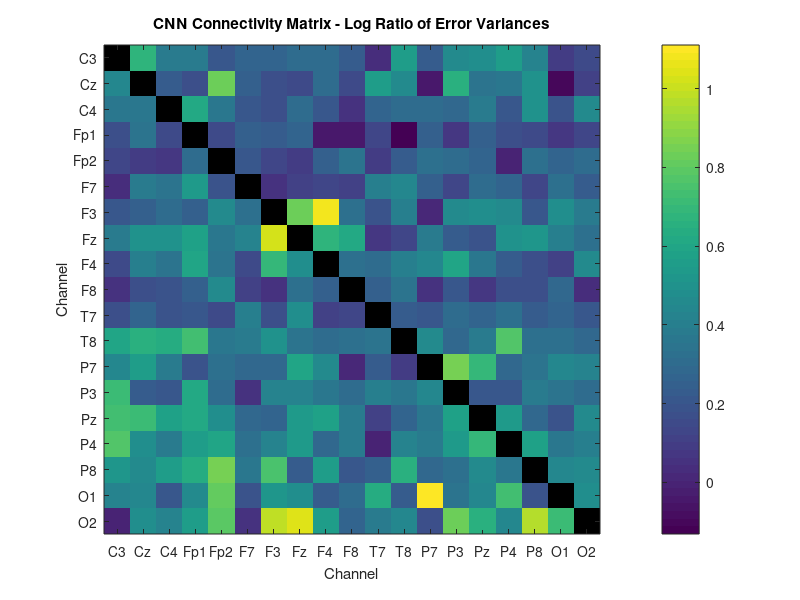

Reproduce this figure in MATLAB.
function connectivityMatrix = ConnectivityMatrixHelper()
   
    connectivityMatrix = [NaN	0.672691822052002	0.375444978475571	0.391643315553665	0.210062071681023	0.257877051830292	0.261681377887726	0.302947461605072	0.303413331508637	0.231036111712456	0.0378220863640308	0.560155987739563	0.223284497857094	0.465746641159058	0.471402555704117	0.550737082958221	0.427366793155670	0.100904725492001	0.154767721891403
0.443470120429993	NaN	0.222457528114319	0.166910901665688	0.823762714862824	0.249705389142036	0.173429802060127	0.141304478049278	0.309616118669510	0.157750621438026	0.563375949859619	0.451544791460037	-0.0387048795819283	0.657719016075134	0.344195276498795	0.365592330694199	0.509316802024841	-0.107008911669254	0.119902186095715
0.355425596237183	0.359020978212357	NaN	0.610317885875702	0.355797559022903	0.201846659183502	0.176306724548340	0.307455062866211	0.206230685114861	0.0553958341479301	0.265635579824448	0.312763631343842	0.306129813194275	0.293430507183075	0.374957263469696	0.199713602662087	0.494318693876267	0.188094601035118	0.453679621219635
0.167788907885551	0.336111724376678	0.155118942260742	NaN	0.143970057368279	0.253315031528473	0.224594652652740	0.265469014644623	-0.0527550652623177	-0.0449261963367462	0.133529558777809	-0.131377041339874	0.251942753791809	0.0799231231212616	0.256173640489578	0.178714081645012	0.150099307298660	0.0667918846011162	0.127159446477890
0.129118874669075	0.0877650082111359	0.0634124204516411	0.300029724836350	NaN	0.217889517545700	0.140215739607811	0.0939152389764786	0.246297284960747	0.346643209457397	0.0963117107748985	0.230794712901115	0.319230854511261	0.311507284641266	0.275593936443329	-0.0123846735805273	0.328231215476990	0.264799535274506	0.305463820695877
0.0379276797175407	0.392806351184845	0.338737010955811	0.531905770301819	0.180327326059341	NaN	0.0611370056867600	0.116764947772026	0.121602617204189	0.103549398481846	0.400913536548615	0.446004450321198	0.255929380655289	0.140225797891617	0.305139333009720	0.265976965427399	0.126517206430435	0.332239270210266	0.225462764501572
0.208296746015549	0.254804432392120	0.298801302909851	0.256424397230148	0.465072870254517	0.320234030485153	NaN	0.834205448627472	1.08605957031250	0.323134064674377	0.195676147937775	0.407974243164063	0.0161972828209400	0.467239320278168	0.485865890979767	0.456253379583359	0.208900079131126	0.478618711233139	0.386153012514114
0.375199764966965	0.494098037481308	0.490487098693848	0.584016561508179	0.371008425951004	0.427249222993851	1.02629041671753	NaN	0.673258125782013	0.613454997539520	0.0725364759564400	0.122400015592575	0.375302553176880	0.225438594818115	0.195971250534058	0.490907371044159	0.523674249649048	0.407717049121857	0.324923634529114
0.145403757691383	0.407918512821198	0.353487998247147	0.588132202625275	0.339153826236725	0.146509468555450	0.686651527881622	0.481084734201431	NaN	0.328054100275040	0.313203275203705	0.395760715007782	0.435392707586288	0.592744112014771	0.358751863241196	0.235405936837196	0.163830414414406	0.116500690579414	0.466637909412384
0.0612239092588425	0.171082198619843	0.182876363396645	0.237647205591202	0.451152622699738	0.109426453709602	0.0436521917581558	0.315671026706696	0.246444687247276	NaN	0.239316180348396	0.336032420396805	0.0550417415797710	0.208167999982834	0.0782991945743561	0.175103813409805	0.175668001174927	0.291058301925659	0.0410917699337006
0.168339595198631	0.261903524398804	0.193309724330902	0.214171022176743	0.158227652311325	0.404906749725342	0.168671980500221	0.483886003494263	0.106323011219502	0.122192516922951	NaN	0.229398742318153	0.206662893295288	0.306230753660202	0.273304253816605	0.319890141487122	0.224079519510269	0.257889389991760	0.217373609542847
0.594767451286316	0.647209346294403	0.627910017967224	0.725936055183411	0.370567828416824	0.388395398855209	0.490547060966492	0.344817727804184	0.305979967117310	0.334163367748261	0.344515800476074	NaN	0.455297350883484	0.281287610530853	0.388669729232788	0.762980222702026	0.326322764158249	0.331508576869965	0.287987828254700
0.439154565334320	0.557106137275696	0.384075611829758	0.181481018662453	0.319932311773300	0.287734687328339	0.280255913734436	0.592469036579132	0.452235579490662	0.0158534348011017	0.237081199884415	0.0999700576066971	NaN	0.841398417949677	0.703459203243256	0.286463826894760	0.347134888172150	0.439334213733673	0.431238144636154
0.717655301094055	0.225711166858673	0.205451712012291	0.610115706920624	0.305993229150772	0.0498184226453304	0.430854439735413	0.429788827896118	0.370300829410553	0.312659710645676	0.394662141799927	0.371506214141846	0.442467957735062	NaN	0.217545777559280	0.215237021446228	0.387646913528442	0.343663930892944	0.308433830738068
0.737562060356140	0.715814173221588	0.574376761913300	0.606537938117981	0.482012867927551	0.286601930856705	0.257686346769333	0.543448090553284	0.585700690746307	0.380530714988709	0.110476590692997	0.274484306573868	0.368063390254974	0.571627020835877	NaN	0.541541635990143	0.283562421798706	0.193020701408386	0.458687245845795
0.774639606475830	0.474784791469574	0.390206754207611	0.556215941905975	0.590417087078095	0.324540942907333	0.430165886878967	0.531480908393860	0.290586739778519	0.384775161743164	-0.0101431692019105	0.412466734647751	0.387456953525543	0.531685233116150	0.694904804229736	NaN	0.568870306015015	0.365698337554932	0.409504890441895
0.522420763969421	0.456043183803558	0.550565242767334	0.627995848655701	0.843766689300537	0.357280343770981	0.752922356128693	0.237145423889160	0.559288144111633	0.199433565139771	0.253620058298111	0.664268553256989	0.284065485000610	0.329303979873657	0.463105410337448	0.370859682559967	NaN	0.439191371202469	0.457466304302216
0.417840808629990	0.447543799877167	0.214395299553871	0.457737177610397	0.814301729202271	0.182264477014542	0.521004199981690	0.481163799762726	0.225610911846161	0.312231808900833	0.632948696613312	0.223484426736832	1.11129891872406	0.342252552509308	0.432061880826950	0.728740513324738	0.180395409464836	NaN	0.487938761711121
-0.00146991701330990	0.483004957437515	0.414905101060867	0.565320134162903	0.789963901042938	0.0585811100900173	0.985185444355011	1.03446948528290	0.563738942146301	0.258109211921692	0.383112162351608	0.449349582195282	0.163271963596344	0.829948246479034	0.662829279899597	0.442980945110321	0.974283456802368	0.704525351524353	NaN];

    channels = {'C3','Cz','C4','Fp1','Fp2','F7','F3','Fz','F4','F8',...
            'T7','T8','P7','P3','Pz','P4','P8','O1','O2'};


    plotCM(connectivityMatrix, channels );
end

function plotCM(connectivityMatrix, channels)
    figure;
    imagesc(connectivityMatrix);
    colorbar;
    xticks(1:numel(channels));
    yticks(1:numel(channels));
    xticklabels(channels);
    yticklabels(channels);
    title('CNN Connectivity Matrix - Log Ratio of Error Variances');
    xlabel('Channel');
    ylabel('Channel');
end
